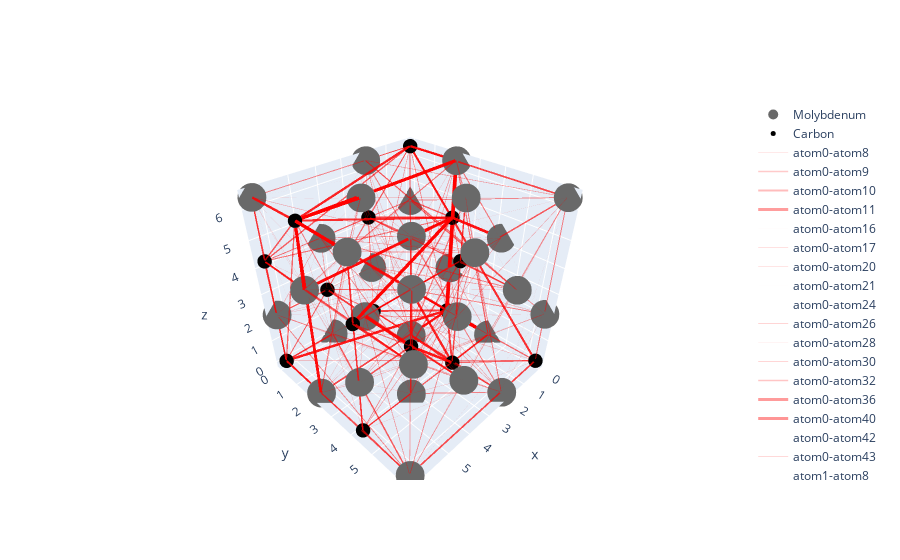

The code cell stored with this chart in its notebook:
### Code cell
trace_Mo = go.Scatter3d(
    x=Mo_xyz[:,0],
    y=Mo_xyz[:,1],
    z=Mo_xyz[:,2],
    mode='markers',
    text = Mo_an,
    name = 'Molybdenum',
    marker=dict(symbol='circle',
            size=10,
            color='dimgrey')
    )

trace_C = go.Scatter3d(
    x=C_xyz[:,0],
    y=C_xyz[:,1],
    z=C_xyz[:,2],
    mode='markers',
    text = C_an,
    name = 'Carbon',
    marker=dict(symbol='circle',
            size=5,
            color='black')
    )


trace_edges = [None] * len(edge_xyz)

for i in range(int(len(edge_xyz))):
    trace_edges[i]= go.Scatter3d(
        x=edge_xyz[i,:,0],
        y=edge_xyz[i,:,1],
        z=edge_xyz[i,:,2],
        name= f'atom{edges[i][0]}-atom{edges[i][1]}',
        mode='lines',
        opacity=weights[i],
        line=dict(color='red', width=weights[i]*7.5),
        hoverinfo='none')

traces = [trace_Mo, trace_C] + trace_edges 
fig = go.Figure(data=traces)

fig.show()
